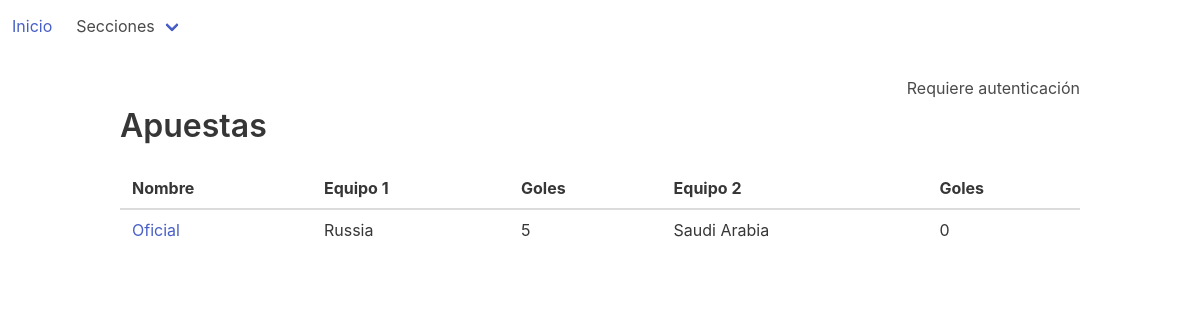
Page /dashboard/bets on the earlier database version.
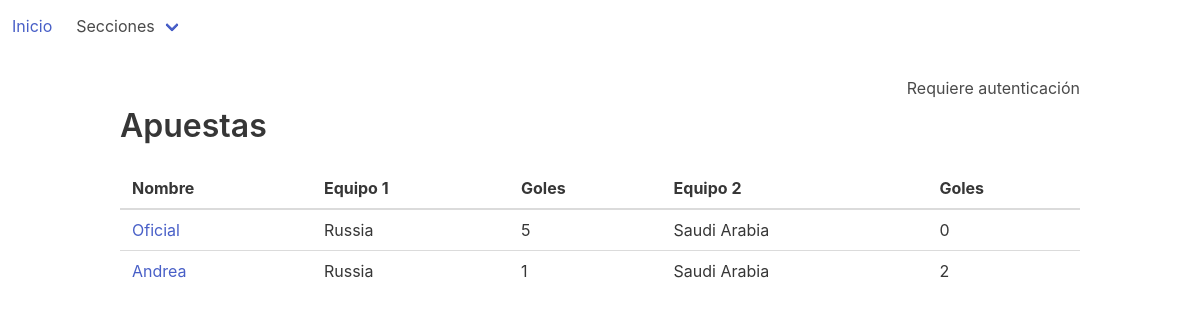
Same page on the later database version.
### dashboard/models.py (models this page shows, shortened)
class Bet(models.Model):
    source = models.ForeignKey('Gambler', on_delete=models.DO_NOTHING, verbose_name='Fuente')
    match = models.ForeignKey('Match', on_delete=models.DO_NOTHING, verbose_name='Partido de referencia')
    team1 = models.ForeignKey('Team', on_delete=models.DO_NOTHING, related_name='bteam1', default="2",
                              verbose_name='Equipo 1')
    team2 = models.ForeignKey('Team', on_delete=models.DO_NOTHING, related_name='bteam2', default="2",
                              verbose_name='Equipo 2')
    goals_team1 = models.IntegerField(default=0, verbose_name='Goles equipo 1')
    goals_team2 = models.IntegerField(default=0, verbose_name='Goles equipo 2')
    checked = models.BooleanField(default=False)

class Gambler(models.Model):
    name = models.CharField(max_length=48)
    points_winner = models.IntegerField(default=0)
    points_score = models.IntegerField(default=0)
    points_8vo = models.IntegerField(default=0)
    points_4vo = models.IntegerField(default=0)
    points_semi = models.IntegerField(default=0)
    points_3er = models.IntegerField(default=0)
    points_final = models.IntegerField(default=0)
    class Meta:
        ordering = ["name"]

class Team(models.Model):
    name = models.CharField(max_length=32)
    code = models.CharField(max_length=32)
    cups = models.IntegerField(default=0)
    finals = models.IntegerField(default=0)
    semifinals = models.IntegerField(default=0)
    def __str__(self):
        return self.name

### dashboard/views.py (the view)
class BetListView(ListView):
    model = Bet

### templates/dashboard/bet_list.html (shortened to what this page needs)
{% extends 'base.html' %}
{% block content %}
    {% if user.is_authenticated %}
    <a class="button is-info is-pulled-right" href="{% url 'bet-create' %}">Nueva apuesta</a>
    {% else %}
        <p class="is-pulled-right">Requiere autenticación</p>
    {% endif %}
    <h1 class="title">Apuestas</h1>
    <table class="table">
        <thead>
        <tr>
            <th>Nombre</th>
            <th>Equipo 1</th>
            <th>Goles</th>
            <th>Equipo 2</th>
            <th>Goles</th>
        </tr>
        </thead>
        <tbody>
        {% for bet in bet_list %}
            <tr>
                <td><a href="{% url 'bet-detail' bet.pk %}">{{ bet.source.name }}</a></td>
                <td>{{ bet.team1 }}</td>
                <td>{{ bet.goals_team1 }}</td>
                <td>{{ bet.team2 }}</td>
                <td>{{ bet.goals_team2 }}</td>
            </tr>
        {% endfor %}
        </tbody>
    </table>
{% endblock %}

Differences in the rows shown:
added Bet: source.name "Andrea", team1 "Russia", goals_team1 "1", team2 "Saudi Arabia", goals_team2 "2"
